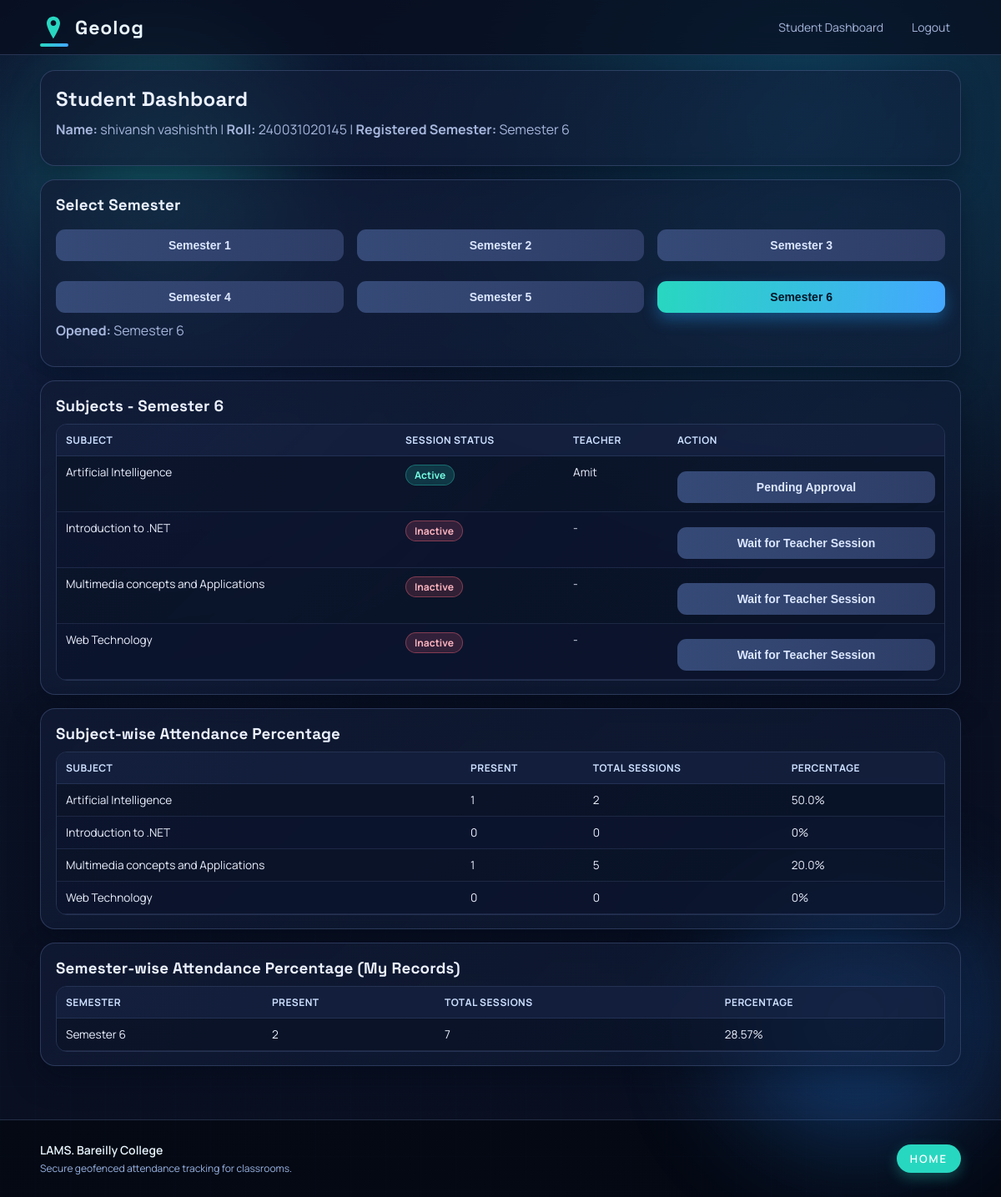
/student/dashboard (signed in), run on the app's committed database.
### models.py (models this page shows)
class User(db.Model):
    __tablename__ = "users"
    __table_args__ = (
        CheckConstraint("role IN ('admin', 'teacher', 'student')", name="ck_users_role_allowed"),
    )
    id = db.Column(db.Integer, primary_key=True)
    role = db.Column(db.String(20), nullable=False)
    name = db.Column(db.String(120), nullable=False)
    email = db.Column(db.String(255), nullable=False, unique=True)
    password = db.Column(db.String(255), nullable=False)
    email_verified = db.Column(db.Boolean, default=False, nullable=False)
    department = db.Column(db.String(120), nullable=True)
    last_login_at = db.Column(db.DateTime, nullable=True)

class Student(db.Model):
    __tablename__ = "students"
    id = db.Column(db.Integer, primary_key=True)
    user_id = db.Column(db.Integer, db.ForeignKey("users.id"), nullable=False, unique=True)
    roll_no = db.Column(db.String(40), nullable=False, unique=True)
    mobile_no = db.Column(db.String(20), nullable=True)
    semester_id = db.Column(db.Integer, db.ForeignKey("semesters.id"), nullable=False)
    verified = db.Column(db.Boolean, default=False, nullable=False)

class Semester(db.Model):
    __tablename__ = "semesters"
    id = db.Column(db.Integer, primary_key=True)
    name = db.Column(db.String(40), nullable=False, unique=True)

class Subject(db.Model):
    __tablename__ = "subjects"
    id = db.Column(db.Integer, primary_key=True)
    name = db.Column(db.String(120), nullable=False)
    semester_id = db.Column(db.Integer, db.ForeignKey("semesters.id"), nullable=False)
    status = db.Column(db.Boolean, default=True, nullable=False)

### app.py (the view)
@app.route("/student/dashboard")
@login_required(role="student")
def student_dashboard():
    student = Student.query.filter_by(user_id=session["user_id"]).first_or_404()
    user = db.session.get(User, session["user_id"])
    semester = db.session.get(Semester, student.semester_id)
    semesters = get_allowed_semesters()
    selected_semester_id = request.args.get("semester_id", type=int) or student.semester_id
    allowed_semester_ids = {sem.id for sem in semesters}
    if selected_semester_id not in allowed_semester_ids:
        selected_semester_id = student.semester_id
    selected_semester = db.session.get(Semester, selected_semester_id)
    subjects = (
        Subject.query.filter_by(semester_id=selected_semester_id, status=True)
        .order_by(Subject.name)
        .all()
    )
    active_sessions = (
        db.session.query(AttendanceSession, Subject, User)
        .join(Subject, Subject.id == AttendanceSession.subject_id)
        .join(Teacher, Teacher.id == AttendanceSession.teacher_id)
        .join(User, User.id == Teacher.user_id)
        .filter(
            AttendanceSession.is_active.is_(True),
            AttendanceSession.semester_id == selected_semester_id,
            Subject.status.is_(True),
        )
        .order_by(AttendanceSession.start_time.desc())
        .all()
    )
    active_session_by_subject = {}
    for sess, subject, teacher_user in active_sessions:
        if subject.id not in active_session_by_subject:
            active_session_by_subject[subject.id] = (sess, teacher_user)
    marked_session_ids = {
        row[0]
        for row in db.session.query(Attendance.session_id)
        .filter(Attendance.student_id == student.id)
        .all()
    }
    attendance_request_status_by_session = {
        row.session_id: row.status
        for row in AttendanceRequest.query.filter_by(student_id=student.id).all()
    }
    subject_percentages = []
    for subject in subjects:
        total_sessions = AttendanceSession.query.filter_by(subject_id=subject.id).count()
        present = Attendance.query.filter_by(student_id=student.id, subject_id=subject.id).count()
        percentage = round((present / total_sessions) * 100, 2) if total_sessions else 0
        subject_percentages.append(
            {
                "subject": subject,
                "present": present,
                "total": total_sessions,
                "percentage": percentage,
            }
        )
    overall_total_sessions = AttendanceSession.query.filter_by(semester_id=student.semester_id).count()
    overall_present = (
        db.session.query(func.count(Attendance.id))
        .join(Subject, Subject.id == Attendance.subject_id)
        .filter(Attendance.student_id == student.id, Subject.semester_id == student.semester_id)
        .scalar()
        or 0
    )
    overall_percentage = (
        round((overall_present / overall_total_sessions) * 100, 2)
        if overall_total_sessions
        else 0
    )
    semester_percentage_report = []
    my_semesters = (
        db.session.query(Semester.id, Semester.name)
        .join(Subject, Subject.semester_id == Semester.id)
        .join(Attendance, Attendance.subject_id == Subject.id)
        .filter(Attendance.student_id == student.id)
        .group_by(Semester.id, Semester.name)
        .order_by(Semester.id.asc())
        .all()
    )
    for sem_id, sem_name in my_semesters:
        total_sem_sessions = (
            db.session.query(func.count(AttendanceSession.id))
            .filter(AttendanceSession.semester_id == sem_id)
            .scalar()
            or 0
        )
        present_sem = (
            db.session.query(func.count(Attendance.id))
            .join(Subject, Subject.id == Attendance.subject_id)
            .filter(Attendance.student_id == student.id, Subject.semester_id == sem_id)
            .scalar()
            or 0
        )
        sem_percentage = round((present_sem / total_sem_sessions) * 100, 2) if total_sem_sessions else 0
        semester_percentage_report.append(
            {
                "semester": sem_name,
                "present": present_sem,
                "total": total_sem_sessions,
                "percentage": sem_percentage,
            }
        )
    return render_template(
        "student_dashboard.html",
        user=user,
        student=student,
        semester=semester,
        semesters=semesters,
        selected_semester=selected_semester,
        subjects=subjects,
        active_session_by_subject=active_session_by_subject,
        marked_session_ids=marked_session_ids,
        attendance_request_status_by_session=attendance_request_status_by_session,
        subject_percentages=subject_percentages,
        overall_percentage=overall_percentage,
        semester_percentage_report=semester_percentage_report,
    )

### app.py (called while the page is built)
@app.context_processor
def inject_laas_logo():
    candidates = [
        "img/laas-logo.jpg",
        "img/laas-logo.jpeg",
        "img/laas-logo.png",
        "img/laas-logo.webp",
    ]
    for rel_path in candidates:
        abs_path = os.path.join(app.static_folder, rel_path.replace("/", os.sep))
        if os.path.exists(abs_path):
            return {"laas_logo": url_for("static", filename=rel_path)}
    return {"laas_logo": ""}

@app.after_request
def add_no_cache_headers(response):
    if response.mimetype in {"text/html", "application/javascript", "text/css"}:
        response.headers["Cache-Control"] = "no-store, no-cache, must-revalidate, max-age=0"
        response.headers["Pragma"] = "no-cache"
        response.headers["Expires"] = "0"
    return response

def get_allowed_semesters():
    return Semester.query.filter(Semester.name.in_(ALLOWED_SEMESTER_NAMES)).order_by(Semester.id).all()

### templates/student_dashboard.html (shortened to what this page needs)
{% extends "base.html" %}
{% block content %}
<div class="card">
    <h2>Student Dashboard</h2>
    <p><b>Name:</b> {{ user.name }} | <b>Roll:</b> {{ student.roll_no }} | <b>Registered Semester:</b> {{ semester.name }}</p>
</div>
<div class="card">
    <h3>Select Semester</h3>
    <div class="row-3">
        {% for sem in semesters %}
            <a href="{{ url_for('student_dashboard', semester_id=sem.id) }}">
                <button type="button" class="{{ 'btn-secondary' if selected_semester and selected_semester.id != sem.id else '' }}">
                    {{ sem.name }}
                </button>
            </a>
        {% endfor %}
    </div>
    <p style="margin-top:10px;"><b>Opened:</b> {{ selected_semester.name if selected_semester else 'N/A' }}</p>
</div>
<div class="card">
    <h3>Subjects - {{ selected_semester.name if selected_semester else '' }}</h3>
    <div class="table-wrap">
        <table>
            <thead>
                <tr>
                    <th>Subject</th>
                    <th>Session Status</th>
                    <th>Teacher</th>
                    <th>Action</th>
                </tr>
            </thead>
            <tbody>
                {% for subject in subjects %}
                    {% set session_data = active_session_by_subject.get(subject.id) %}
                    <tr>
                        <td>{{ subject.name }}</td>
                        <td>
                            {% if session_data %}
                                <span class="badge">Active</span>
                            {% else %}
                                <span class="badge badge-danger">Inactive</span>
                            {% endif %}
                        </td>
                        <td>{{ session_data[1].name if session_data else '-' }}</td>
                        <td>
                            {% if session_data and student.semester_id == selected_semester.id %}
                                {% set sid = session_data[0].id %}
                                {% set request_status = attendance_request_status_by_session.get(sid) %}
                                {% if sid in marked_session_ids %}
                                    <button type="button" class="btn-marked" data-session-id="{{ sid }}" disabled>Marked</button>
                                {% elif request_status == 'rejected' %}
                                    <button type="button" class="btn-secondary" data-session-id="{{ sid }}" disabled>Rejected</button>
                                {% elif request_status == 'pending' %}
                                    <button type="button" class="btn-secondary" data-session-id="{{ sid }}" disabled>Pending Approval</button>
                                {% else %}
                                    <button
                                        type="button"
                                        data-session-id="{{ sid }}"
                                        onclick="markAttendance({{ sid }}, this)"
                                    >Mark Attendance</button>
                                {% endif %}
                            {% elif session_data %}
                                <button type="button" class="btn-secondary" disabled>Semester Mismatch</button>
                            {% else %}
                                <button type="button" class="btn-secondary" disabled>Wait for Teacher Session</button>
                            {% endif %}
                        </td>
                    </tr>
                {% else %}
                    <tr><td colspan="4">No subjects available for this semester.</td></tr>
                {% endfor %}
            </tbody>
        </table>
    </div>
</div>
<div class="card">
    <h3>Subject-wise Attendance Percentage</h3>
    <div class="table-wrap">
        <table>
            <thead>
                <tr>
                    <th>Subject</th>
                    <th>Present</th>
                    <th>Total Sessions</th>
                    <th>Percentage</th>
                </tr>
            </thead>
            <tbody>
                {% for item in subject_percentages %}
                    <tr>
                        <td>{{ item.subject.name }}</td>
                        <td>{{ item.present }}</td>
                        <td>{{ item.total }}</td>
                        <td>{{ item.percentage }}%</td>
                    </tr>
                {% else %}
                    <tr><td colspan="4">No subjects are enabled for your selected semester.</td></tr>
                {% endfor %}
            </tbody>
        </table>
    </div>
</div>
<div class="card">
    <h3>Semester-wise Attendance Percentage (My Records)</h3>
    <div class="table-wrap">
        <table>
            <thead>
                <tr>
                    <th>Semester</th>
                    <th>Present</th>
                    <th>Total Sessions</th>
                    <th>Percentage</th>
                </tr>
            </thead>
            <tbody>
                {% for item in semester_percentage_report %}
                    <tr>
                        <td>{{ item.semester }}</td>
                        <td>{{ item.present }}</td>
                        <td>{{ item.total }}</td>
                        <td>{{ item.percentage }}%</td>
                    </tr>
                {% else %}
                    <tr><td colspan="4">No personal semester attendance history available yet.</td></tr>
                {% endfor %}
            </tbody>
        </table>
    </div>
</div>
{% endblock %}

### templates/base.html (shortened to what this page needs)
<!doctype html>
<html lang="en">
<head>
    <link rel="stylesheet" href="{{ url_for('static', filename='css/style.css') }}">
</head>
<body>
    <div class="bg-orb orb-1"></div>
    <div class="bg-orb orb-2"></div>
    <div class="bg-grid"></div>
    <nav class="navbar">
        <div class="container nav-wrap">
            <a class="brand" href="{{ url_for('index') }}">
                <span class="brand-icon" aria-hidden="true">
                    <svg viewBox="0 0 24 24" role="presentation" focusable="false">
                        <path fill="currentColor" d="M12 2c-3.31 0-6 2.69-6 6 0 4.5 6 14 6 14s6-9.5 6-14c0-3.31-2.69-6-6-6zm0 8.5c-1.38 0-2.5-1.12-2.5-2.5S10.62 5.5 12 5.5s2.5 1.12 2.5 2.5S13.38 10.5 12 10.5z"/>
                    </svg>
                </span>
                <span class="brand-text">Geolog</span>
            </a>
            <div class="nav-links">
                {% if session.get('user_id') %}
                    {% if session.get('role') == 'admin' %}
                        <a href="{{ url_for('admin_dashboard') }}">Admin Dashboard</a>
                    {% elif session.get('role') == 'teacher' %}
                        <a href="{{ url_for('teacher_dashboard') }}">Teacher Dashboard</a>
                    {% elif session.get('role') == 'student' %}
                        <a href="{{ url_for('student_dashboard') }}">Student Dashboard</a>
                    {% endif %}
                    <a href="{{ url_for('logout') }}">Logout</a>
                {% else %}
                    <a href="{{ url_for('login') }}">Login</a>
                    <a href="{{ url_for('register_admin') }}">Admin Register</a>
                    <a href="{{ url_for('register_student') }}">Student Register</a>
                {% endif %}
            </div>
        </div>
    </nav>
    <main class="container" style="padding: 18px 0 36px 0;">
        {% block content %}{% endblock %}
    </main>
    <footer class="site-footer">
        <div class="footer-content container">
            <div class="footer-left">
                <p class="footer-brand-text">LAMS. Bareilly College</p>
                <p class="footer-note">Secure geofenced attendance tracking for classrooms.</p>
            </div>
            <div class="footer-right">
                <a href="{{ url_for('index') }}" class="footer-button">Home</a>
            </div>
        </div>
    </footer>
</body>
</html>

### data on the page
User: name "shivansh vashishth"
Student: roll_no "240031020145"
Semester: name "Semester 6", semester "Semester 6", present "2", total "7", percentage "28.57"
Semester: name "Semester 1"
Semester: name "Semester 2"
Semester: name "Semester 3"
Semester: name "Semester 4"
Semester: name "Semester 5"
Subject: name "Artificial Intelligence", shows "Active", subject.name "Artificial Intelligence"
User: name "Amit"
Subject: name "Introduction to .NET", shows "Inactive", session_data "-", shows "Wait for Teacher Session", subject.name "Introduction to .NET"
Subject: name "Multimedia concepts and Applications", shows "Inactive", session_data "-", shows "Wait for Teacher Session", subject.name "Multimedia concepts and Applications"
Subject: name "Web Technology", shows "Inactive", session_data "-", shows "Wait for Teacher Session", subject.name "Web Technology"

### other printed values
{{ item.present }} "1" "0" "1" "0"
{{ item.total }} "2" "0" "5" "0"
{{ item.percentage }} "50.0" "0" "20.0" "0"
